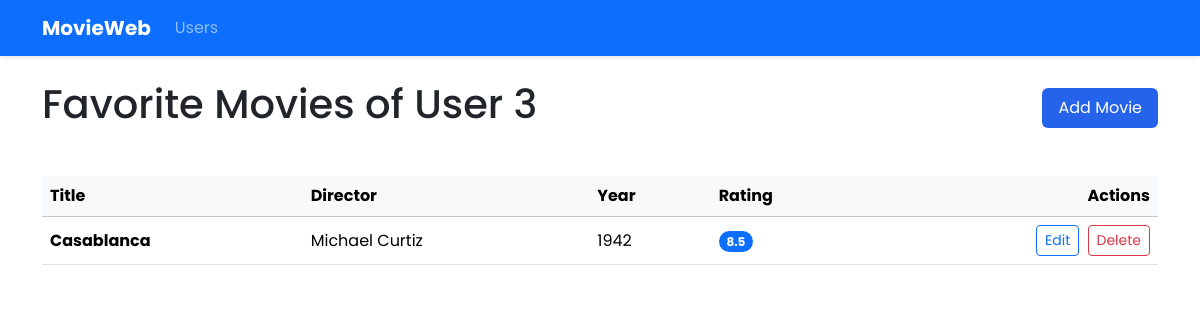
The page /user/3 on the database its author committed.
### models.py (models this page shows)
class Movie(Base):
    __tablename__ = "movies"
    id = Column(Integer, primary_key=True)
    user_id = Column(Integer, ForeignKey("users.id"))
    title = Column(String, nullable=False)
    director = Column(String)
    writer = Column(String)
    actors = Column(String)
    year = Column(Integer)
    rating = Column(Float, CheckConstraint('rating >= 0 AND rating <= 10'))
    genre = Column(String)
    runtime = Column(String)
    plot = Column(Text)
    comment = Column(Text)
    user = relationship("User", back_populates="movies")

### app.py (the view)
@app.route("/user/<int:user_id>")
def user_movies(user_id):
    user = data_manager.get_user_by_id(user_id)
    movies = data_manager.get_user_movies(user_id)
    return render_template("movie_list.html", user_id=user_id, movies=movies)

### data_manager/sqlite_data_manager.py (called while the page is built)
    def get_user_movies(self, user_id):
        session = self.Session()
        try:
            user = session.query(User).filter_by(id=user_id).first()
            if user:
                return user.movies
            return []
        finally:
            session.close()

    def get_user_by_id(self, user_id):
        session = self.Session()
        try:
            return session.query(User).filter_by(id=user_id).first()
        finally:
            session.close()

### templates/movie_list.html (shortened to what this page needs)
{% extends "base.html" %}
{% block content %}
<div class="d-flex justify-content-between align-items-center mb-4">
    <h1>Favorite Movies of User {{ user_id }}</h1>
    <a href="{{ url_for('add_movie', user_id=user_id) }}" class="btn btn-primary">
         Add Movie
    </a>
</div>
<div class="table-responsive">
    <table class="table table-hover align-middle">
        <thead class="table-light">
            <tr>
                <th>Title</th>
                <th>Director</th>
                <th>Year</th>
                <th>Rating</th>
                <th class="text-end">Actions</th>
            </tr>
        </thead>
        <tbody>
            {% for movie in movies %}
            <tr>
                <td class="fw-bold">{{ movie.title }}</td>
                <td>{{ movie.director or '-' }}</td>
                <td>{{ movie.year or '-' }}</td>
                <td>
                    {% if movie.rating %}
                    <span class="badge bg-primary rounded-pill">{{ "%.1f"|format(movie.rating) }}</span>
                    {% else %}
                    -
                    {% endif %}
                </td>
                <td class="text-end">
                    <a href="{{ url_for('update_movie', user_id=user_id, movie_id=movie.id) }}"
                       class="btn btn-sm btn-outline-primary me-1">
                        Edit
                    </a>
                    <form action="{{ url_for('delete_movie', user_id=user_id, movie_id=movie.id) }}" method="POST" class="d-inline">
                        <button type="submit" class="btn btn-sm btn-outline-danger">Delete</button>
                    </form>
                </td>
            </tr>
            {% endfor %}
        </tbody>
    </table>
</div>
{% endblock %}

### static/styles.css (style rules this page uses)
body { font-family: 'Poppins', sans-serif; }
:root { --primary: #2563eb; --secondary: #6c757d; --dark: #212529; --light: #f8f9fa; }
.table { margin-top: 1rem; }
.btn-primary { background-color: var(--primary); border: none; padding: 8px 16px; transition: all 0.3s ease; }

### rows shown on the page
Movie: title "Casablanca", director "Michael Curtiz", year "1942", rating "8.5"

### other values the page prints
{{ user_id }} "3"
